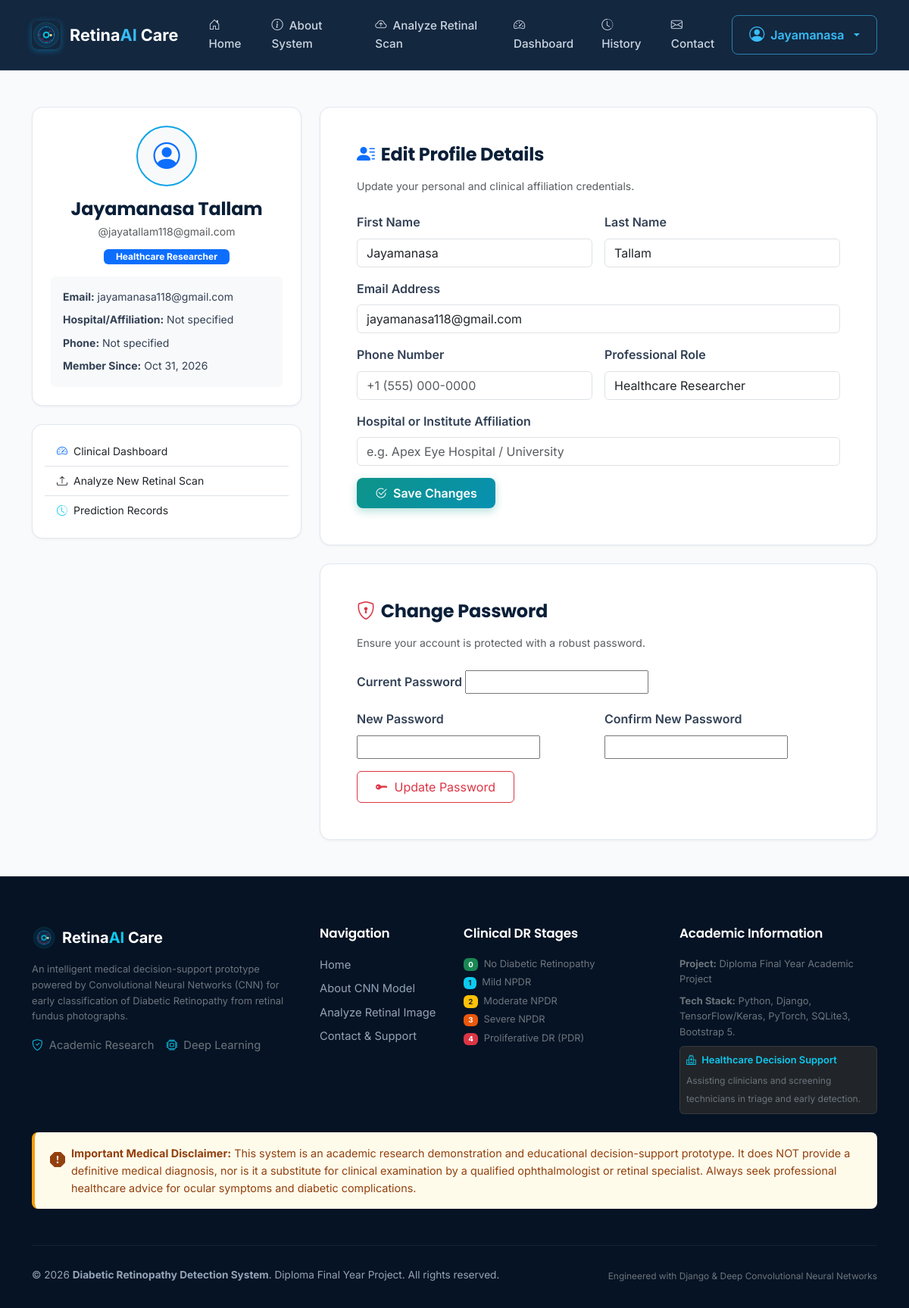
The page /accounts/profile/ (signed in) on the database its author committed.
### detection/models.py (models this page shows, shortened)
class UserProfile(models.Model):
    user = models.OneToOneField(User, on_delete=models.CASCADE, related_name='profile')
    phone_number = models.CharField(max_length=20, blank=True)
    organization_or_hospital = models.CharField(max_length=150, blank=True)
    role_title = models.CharField(max_length=100, default='Healthcare Researcher', blank=True)
    created_at = models.DateTimeField(auto_now_add=True)
    updated_at = models.DateTimeField(auto_now=True)

### detection/views.py (the view, shortened to what this page needs)
# urls.py: path('accounts/profile/', views.profile_view, name='profile'),
@login_required
def profile_view(request):
    user = request.user
    profile, _ = UserProfile.objects.get_or_create(user=user)
    user_form = UserProfileUpdateForm(instance=user)
    profile_form = ProfileDetailsForm(instance=profile)
    password_form = PasswordChangeForm(user=user)
    context = {
        'user_form': user_form,
        'profile_form': profile_form,
        'password_form': password_form,
        'profile': profile,
    }
    return render(request, 'accounts/profile.html', context)

### templates/accounts/profile.html (shortened to what this page needs)
{% extends 'base.html' %}
{% load static %}
{% block content %}
<div class="container py-5">
    <div class="row g-4">
        <div class="col-lg-4">
            <div class="card-medical p-4 text-center mb-4">
                <div class="avatar-circle mx-auto mb-3 bg-light text-primary d-flex align-items-center justify-content-center rounded-circle" style="width: 80px; height: 80px; font-size: 2.2rem; border: 2px solid #0ea5e9;">
                    <i class="bi bi-person-circle"></i>
                </div>
                <h4 class="fw-bold mb-1">{{ user.get_full_name|default:user.username }}</h4>
                <p class="text-muted small mb-2">@{{ user.username }}</p>
                <span class="badge bg-primary px-3 py-1 mb-3">{{ profile.role_title|default:"Healthcare Clinician" }}</span>
                <div class="text-start bg-light p-3 rounded small">
                    <div class="mb-2"><strong>Email:</strong> {{ user.email }}</div>
                    <div class="mb-2"><strong>Hospital/Affiliation:</strong> {{ profile.organization_or_hospital|default:"Not specified" }}</div>
                    <div class="mb-2"><strong>Phone:</strong> {{ profile.phone_number|default:"Not specified" }}</div>
                    <div><strong>Member Since:</strong> {{ user.date_joined|date:"M d, Y" }}</div>
                </div>
            </div>
            <div class="card-medical p-3">
                <div class="list-group list-group-flush small">
                    <a href="{% url 'dashboard' %}" class="list-group-item list-group-item-action d-flex align-items-center gap-2">
                        <i class="bi bi-speedometer2 text-primary"></i> Clinical Dashboard
                    </a>
                    <a href="{% url 'upload' %}" class="list-group-item list-group-item-action d-flex align-items-center gap-2">
                        <i class="bi bi-upload text-teal"></i> Analyze New Retinal Scan
                    </a>
                    <a href="{% url 'history' %}" class="list-group-item list-group-item-action d-flex align-items-center gap-2">
                        <i class="bi bi-clock-history text-info"></i> Prediction Records
                    </a>
                </div>
            </div>
        </div>
        <div class="col-lg-8">
            <div class="card-medical p-4 p-md-5 mb-4">
                <h4 class="fw-bold mb-3"><i class="bi bi-person-lines-fill text-primary me-2"></i>Edit Profile Details</h4>
                <p class="text-muted small mb-4">Update your personal and clinical affiliation credentials.</p>
                <form method="POST" action="{% url 'profile' %}">
                    <div class="row g-3">
                        <div class="col-md-6">
                            <label for="{{ user_form.first_name.id_for_label }}" class="form-label fw-semibold">First Name</label>
                            {{ user_form.first_name }}
                        </div>
                        <div class="col-md-6">
                            <label for="{{ user_form.last_name.id_for_label }}" class="form-label fw-semibold">Last Name</label>
                            {{ user_form.last_name }}
                        </div>
                        <div class="col-12">
                            <label for="{{ user_form.email.id_for_label }}" class="form-label fw-semibold">Email Address</label>
                            {{ user_form.email }}
                        </div>
                        <div class="col-md-6">
                            <label for="{{ profile_form.phone_number.id_for_label }}" class="form-label fw-semibold">Phone Number</label>
                            {{ profile_form.phone_number }}
                        </div>
                        <div class="col-md-6">
                            <label for="{{ profile_form.role_title.id_for_label }}" class="form-label fw-semibold">Professional Role</label>
                            {{ profile_form.role_title }}
                        </div>
                        <div class="col-12">
                            <label for="{{ profile_form.organization_or_hospital.id_for_label }}" class="form-label fw-semibold">Hospital or Institute Affiliation</label>
                            {{ profile_form.organization_or_hospital }}
                        </div>
                        <div class="col-12 mt-3">
                            <button type="submit" class="btn btn-medical-primary px-4 py-2">
                                <i class="bi bi-check2-circle me-1"></i> Save Changes
                            </button>
                        </div>
                    </div>
                </form>
            </div>
            <div class="card-medical p-4 p-md-5">
                <h4 class="fw-bold mb-3"><i class="bi bi-shield-lock text-danger me-2"></i>Change Password</h4>
                <p class="text-muted small mb-4">Ensure your account is protected with a robust password.</p>
                <form method="POST" action="{% url 'profile' %}">
                    <div class="row g-3">
                        <div class="col-12">
                            <label for="{{ password_form.old_password.id_for_label }}" class="form-label fw-semibold">Current Password</label>
                            {{ password_form.old_password }}
                        </div>
                        <div class="col-md-6">
                            <label for="{{ password_form.new_password1.id_for_label }}" class="form-label fw-semibold">New Password</label>
                            {{ password_form.new_password1 }}
                        </div>
                        <div class="col-md-6">
                            <label for="{{ password_form.new_password2.id_for_label }}" class="form-label fw-semibold">Confirm New Password</label>
                            {{ password_form.new_password2 }}
                        </div>
                        <div class="col-12 mt-3">
                            <button type="submit" class="btn btn-outline-danger px-4 py-2">
                                <i class="bi bi-key-fill me-1"></i> Update Password
                            </button>
                        </div>
                    </div>
                </form>
            </div>
        </div>
    </div>
</div>
{% endblock %}

### templates/base.html (shortened to what this page needs)
{% load static %}
<!DOCTYPE html>
<html lang="en">
<head>
    <link href="https://cdn.jsdelivr.net/npm/bootstrap@5.3.3/dist/css/bootstrap.min.css" rel="stylesheet">
    <link rel="stylesheet" href="https://cdn.jsdelivr.net/npm/bootstrap-icons@1.11.3/font/bootstrap-icons.min.css">
    <link rel="stylesheet" href="{% static 'css/style.css' %}">
    <link rel="stylesheet" href="{% static 'css/responsive.css' %}">
    <link rel="stylesheet" href="{% static 'css/animation.css' %}">
</head>
<body>
    <nav class="navbar navbar-expand-lg navbar-dark medical-navbar sticky-top">
        <div class="container">
            <a class="navbar-brand" href="{% url 'home' %}">
                <img src="{% static 'images/logo.png' %}" alt="MedVision AI Logo" class="brand-icon">
                <span>Retina<span class="brand-highlight">AI</span> Care</span>
            </a>
            <div class="collapse navbar-collapse" id="navbarContent">
                <ul class="navbar-nav me-auto mb-2 mb-lg-0 ms-lg-3">
                    <li class="nav-item">
                        <a class="nav-link {% if request.resolver_match.url_name == 'home' %}active{% endif %}" href="{% url 'home' %}">
                            <i class="bi bi-house-door me-1"></i> Home
                        </a>
                    </li>
                    <li class="nav-item">
                        <a class="nav-link {% if request.resolver_match.url_name == 'about' %}active{% endif %}" href="{% url 'about' %}">
                            <i class="bi bi-info-circle me-1"></i> About System
                        </a>
                    </li>
                    <li class="nav-item">
                        <a class="nav-link {% if request.resolver_match.url_name == 'upload' %}active{% endif %}" href="{% url 'upload' %}">
                            <i class="bi bi-cloud-arrow-up me-1"></i> Analyze Retinal Scan
                        </a>
                    </li>
                    {% if user.is_authenticated %}
                    <li class="nav-item">
                        <a class="nav-link {% if request.resolver_match.url_name == 'dashboard' %}active{% endif %}" href="{% url 'dashboard' %}">
                            <i class="bi bi-speedometer2 me-1"></i> Dashboard
                        </a>
                    </li>
                    <li class="nav-item">
                        <a class="nav-link {% if request.resolver_match.url_name == 'history' %}active{% endif %}" href="{% url 'history' %}">
                            <i class="bi bi-clock-history me-1"></i> History
                        </a>
                    </li>
                    {% endif %}
                    <li class="nav-item">
                        <a class="nav-link {% if request.resolver_match.url_name == 'contact' %}active{% endif %}" href="{% url 'contact' %}">
                            <i class="bi bi-envelope me-1"></i> Contact
                        </a>
                    </li>
                </ul>
                <div class="d-flex align-items-center gap-2">
                    {% if user.is_authenticated %}
                    <div class="dropdown">
                        <button class="btn btn-medical-outline dropdown-toggle d-flex align-items-center gap-2" type="button" id="userMenuBtn" data-bs-toggle="dropdown" aria-expanded="false">
                            <i class="bi bi-person-circle fs-5"></i>
                            <span>{{ user.first_name|default:user.username }}</span>
                        </button>
                    </div>
                    {% endif %}
                </div>
            </div>
        </div>
    </nav>
    <main>
        {% block content %}{% endblock %}
    </main>
    <footer class="medical-footer">
        <div class="container">
            <div class="row g-4">
                <div class="col-lg-4 col-md-6">
                    <div class="d-flex align-items-center gap-2 mb-3">
                        <img src="{% static 'images/logo.png' %}" alt="Logo" style="width: 32px; height: 32px;">
                        <span class="fs-5 fw-bold text-white">Retina<span class="text-info">AI</span> Care</span>
                    </div>
                    <p class="text-secondary small mb-3">
                        An intelligent medical decision-support prototype powered by Convolutional Neural Networks (CNN) for early classification of Diabetic Retinopathy from retinal fundus photographs.
                    </p>
                    <div class="d-flex gap-3 text-secondary">
                        <span><i class="bi bi-shield-check text-info me-1"></i> Academic Research</span>
                        <span><i class="bi bi-cpu text-info me-1"></i> Deep Learning</span>
                    </div>
                </div>
                <div class="col-lg-2 col-md-6">
                    <h5>Navigation</h5>
                    <ul class="list-unstyled">
                        <li class="mb-2"><a href="{% url 'home' %}">Home</a></li>
                        <li class="mb-2"><a href="{% url 'about' %}">About CNN Model</a></li>
                        <li class="mb-2"><a href="{% url 'upload' %}">Analyze Retinal Image</a></li>
                        <li class="mb-2"><a href="{% url 'contact' %}">Contact & Support</a></li>
                    </ul>
                </div>
                <div class="col-lg-3 col-md-6">
                    <h5>Clinical DR Stages</h5>
                    <ul class="list-unstyled small">
                        <li class="mb-1 text-secondary"><span class="badge bg-success me-1">0</span> No Diabetic Retinopathy</li>
                        <li class="mb-1 text-secondary"><span class="badge bg-info text-dark me-1">1</span> Mild NPDR</li>
                        <li class="mb-1 text-secondary"><span class="badge bg-warning text-dark me-1">2</span> Moderate NPDR</li>
                        <li class="mb-1 text-secondary"><span class="badge bg-orange text-white me-1" style="background:#ea580c">3</span> Severe NPDR</li>
                        <li class="mb-1 text-secondary"><span class="badge bg-danger me-1">4</span> Proliferative DR (PDR)</li>
                    </ul>
                </div>
                <div class="col-lg-3 col-md-6">
                    <h5>Academic Information</h5>
                    <p class="small text-secondary mb-2">
                        <strong>Project:</strong> Diploma Final Year Academic Project
                    </p>
                    <p class="small text-secondary mb-2">
                        <strong>Tech Stack:</strong> Python, Django, TensorFlow/Keras, PyTorch, SQLite3, Bootstrap 5.
                    </p>
                    <div class="p-2 rounded bg-dark border border-secondary border-opacity-25 mt-2">
                        <small class="text-info d-block fw-semibold mb-1"><i class="bi bi-hospital me-1"></i> Healthcare Decision Support</small>
                        <small class="text-secondary" style="font-size: 0.75rem;">Assisting clinicians and screening technicians in triage and early detection.</small>
                    </div>
                </div>
            </div>
            <div class="medical-disclaimer-box mt-4">
                <div class="d-flex gap-2 align-items-start">
                    <i class="bi bi-exclamation-octagon-fill fs-5 flex-shrink-0 mt-1"></i>
                    <div>
                        <strong>Important Medical Disclaimer:</strong>
                        This system is an academic research demonstration and educational decision-support prototype. It does NOT provide a definitive medical diagnosis, nor is it a substitute for clinical examination by a qualified ophthalmologist or retinal specialist. Always seek professional healthcare advice for ocular symptoms and diabetic complications.
                    </div>
                </div>
            </div>
            <div class="footer-bottom d-flex flex-column flex-md-row justify-content-between align-items-center gap-2">
                <div>
                    &copy; 2026 <strong>Diabetic Retinopathy Detection System</strong>. Diploma Final Year Project. All rights reserved.
                </div>
                <div class="text-secondary small">
                    Engineered with Django &amp; Deep Convolutional Neural Networks
                </div>
            </div>
        </div>
    </footer>
</body>
</html>

### rows shown on the page
UserProfile: role_title "Healthcare Researcher", organization_or_hospital "Not specified", phone_number "Not specified"

### other values the page prints
{{ user.first_name|default:user.username }} "Jayamanasa"
{{ user.get_full_name|default:user.username }} "Jayamanasa Tallam"
{{ user.username }} "jayatallam118@gmail.com"
{{ user.email }} "jayamanasa118@gmail.com"
{{ user.date_joined|date:"M d, Y" }} "Oct 31, 2026"
